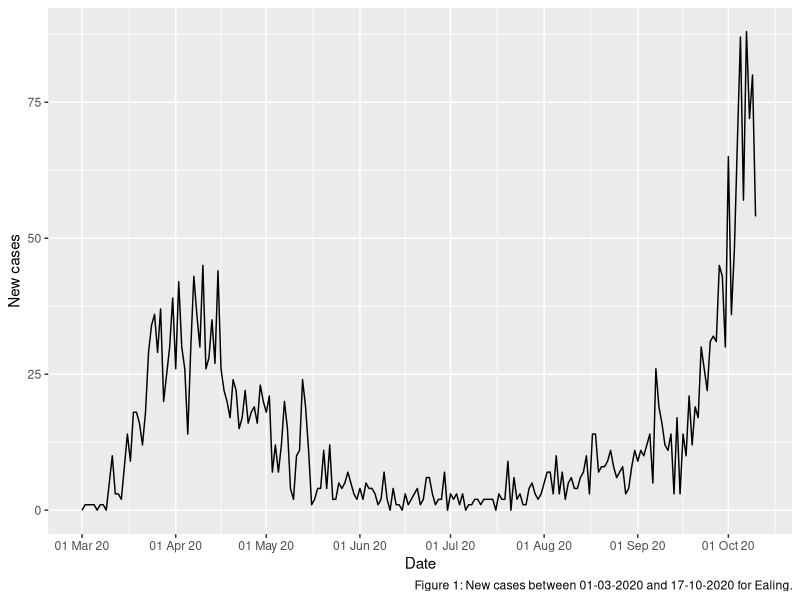
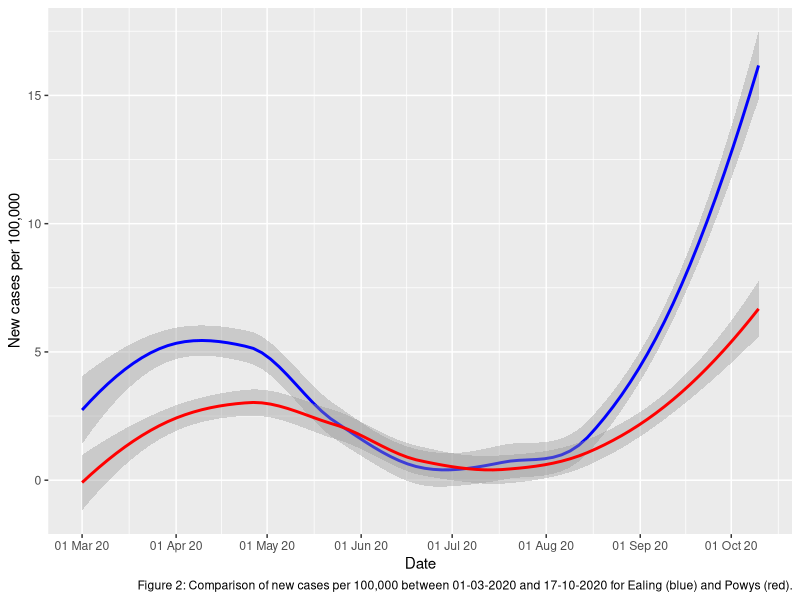

Recreate these plots in R, in order.
## ---- chunk 1
library(tidyverse)
library(knitr)
## ---- chunk 2
#Create the vector of 25 numbers listed on the question paper
nums <- c(NA, 3, 4, 4, 5, 2, 4, NA, 6, 3, 5, 4, 0, 5, 7, 5, NA, 5, 2, 4, NA, 
          3, 3, 5, NA)
#Create a new vector of the same numbers, this time with missing values (NA 
#values) omitted
nums_new <- nums[!is.na(nums)]
#Check if all responses are strongly agree or strongly disagree
all(nums_new %>% is.element(c(1,7)))
## ---- chunk 3
#Return the positions in the vector of elements that are participants responding 
#somehow agree or stronger (5 or greater).
which(nums_new >= 5)
## ---- chunk 4
#Load the installed library "palmerpenguins"
library(palmerpenguins)
## ---- chunk 5
#Create a table to show species, island, bill length and body mass of the 10 
#Gentoo penguins with the highest body mass
gentoo_penguins <- penguins %>%
  #Only want the table to show species, island, bill length and body mass
  select(species, island, bill_length_mm, body_mass_g) %>%
  #Only display rows of Gentoo penguins
  filter(species == "Gentoo") %>%
  #Arrange the rows by body mass largest to smallest
  arrange(-body_mass_g) %>%
  #Take the first 10 values, i.e. the 10 Gentoo penguins with the largest body 
  #mass
  slice_head(n = 10)

#Display the table
kable(gentoo_penguins)
## ---- chunk 6
#Create a table of the average bill length per island ordered by average bill 
#length
island_bill_length <- penguins %>%
  #Only considering island and bill length
  select(island, bill_length_mm) %>%
  #Remove NA values to correctly summarise
  filter(!is.na(bill_length_mm)) %>%
  #Group rows by island
  group_by(island) %>%
  #Summarise the islands by the average bill length
  summarise(
    avg_bill_length_mm = mean(bill_length_mm)
  ) %>%
  #Arrange the table by highest to lowest average bill length
  arrange(-avg_bill_length_mm)

#Display the table
kable(island_bill_length)
## ---- chunk 7
#Create a table to show the maximum, median and minimum proportion between bill 
#length and bill depth by species
bill_ratios <- penguins %>%
  #Only considering species, bill length and bill depth
  select(species, bill_length_mm, bill_depth_mm) %>%
  #Remove any rows with NA values to correctly summarise
  filter(!is.na(bill_length_mm), !is.na(bill_depth_mm)) %>%
  #Calculate and create a column for the bill ratio of each penguin
  mutate(
    bill_ratio = bill_length_mm / bill_depth_mm
  ) %>%
  #Group rows by species
  group_by(species) %>%
  #Summarise each species with their minimum, median, and maximum bill ratios
  summarise(
    min_proportion = min(bill_ratio),
    median_proportion = median(bill_ratio),
    max_proportion = max(bill_ratio)
  )

#Display the table
kable(bill_ratios)
## ---- chunk 8
#Load the csv data to a variable
covid_data <- read_csv("covid19_cases_20200301_20201017.csv")
## ---- chunk 9
#Store this complete table that is being created into the variable
#named Ealing_complete_covid_data
Ealing_complete_covid_data <- covid_data %>%
  #Create complete table with a row for each day and area
  complete(specimen_date, area_name) %>%
  #Arrange the table by area name (A-Z) and specimen date (oldest to newest)
  arrange(area_name, specimen_date) %>%
  #Group by area name to avoid the risk of filling NA values in a later step 
  #with values from a different area
  group_by(area_name) %>%
  #Fill NA values of new and cumulative cases with the value of the previous 
  #date for that area, if possible
  fill(newCasesBySpecimenDate, cumCasesBySpecimenDate) %>%
  #Replace any remaining NA values with 0
  replace_na(list(newCasesBySpecimenDate = 0, 
                         cumCasesBySpecimenDate = 0)
                    ) %>%
  #Subset the assigned area
  filter(area_name == "Ealing") %>%
  #Ungroup to drop area_name column
  ungroup() %>%
  #Drop area_name column
  select(-area_name)

#Display the first five rows
Ealing_complete_covid_data %>%
  slice_head(n = 5) %>%
  kable()
## ---- chunk 10
#Create a copy of Ealing_covid_data as a new variable
Ealing_day_before <- Ealing_complete_covid_data %>%
  #Create new column reporting the day after the date reported in Specimen_date
  #column
  mutate(
    day_to_match = specimen_date + 1
  ) %>%
  #Drop the columns specimen_date and cumCasesBySpecimenDate
  select(-specimen_date, -cumCasesBySpecimenDate) %>%
  #Rename the newCasesBySpecimen date to newCases_day_before
  rename(newCases_day_before = newCasesBySpecimenDate)

#Store this table that is being created into the variable named 
#Ealing_covid_development
Ealing_covid_development <- Ealing_complete_covid_data %>%
  #Join this table with Ealing_complete_covid_data where day_to_match is equal 
  #to specimen_date
  full_join(
    Ealing_day_before,
    by = c("specimen_date" = "day_to_match")
  ) %>%
  #Create new calculated column of new cases as a percentage of the number of 
  #cases of the previous day
  mutate(
    As_percentage_of_day_before = (
      newCasesBySpecimenDate/newCases_day_before
      )*100
  )

#Display the first five lines of each table
Ealing_day_before %>%
  slice_head(n = 5)
Ealing_covid_development %>%
  #dropping cumCasesBySpecimenDate so that As_percentage_of_day_before can be
  #displayed
  select(-cumCasesBySpecimenDate) %>%
  slice_head(n = 5)
## ---- chunk 11
#Replace "Inf" values in As_percentage_of_day_before with NaN
Ealing_covid_development$As_percentage_of_day_before[
  is.infinite(Ealing_covid_development$As_percentage_of_day_before)
  ] <- NaN

#Display the first 10 lines
Ealing_covid_development %>%
  #dropping cumCasesBySpecimenDate so that As_percentage_of_day_before can be
  #displayed
  select(-cumCasesBySpecimenDate) %>%
  slice_head(n = 5)
## ---- chunk 12
ggplot(Ealing_covid_development, 
       aes(x = specimen_date, y = newCasesBySpecimenDate)
       ) +
  geom_line() +
  scale_x_date(date_breaks = "1 month", date_labels = "%d %b %y") +
  labs(x = "Date",
       y = "New cases",
       caption = "Figure 1: New cases between 01-03-2020 and 17-10-2020 for Ealing.")
## ---- chunk 13
#Load the csv data to a variable
lad_pop <- read_csv("lad19_population.csv")
## ---- chunk 14
#Join the local authority info with the covid_data
lad_covid <- lad_pop %>%
  full_join(
    covid_data,
    by = c("lad19_area_name" = "area_name")
  )
## ---- chunk 15
Ealing_covid_pop <- lad_covid %>%
  #Include only rows related to Ealing from lad_covid
  filter(lad19_area_name == "Ealing") %>%
  #Consider only the area_population and specimen_date column
  select(area_population, specimen_date) %>%
  #Join the area population details onto Ealing_covid_development from Q3.3
  full_join(
    Ealing_covid_development,
    by = c("specimen_date" = "specimen_date")
  ) %>%
  #Calculate new column reporting new daily cases per 100k
  mutate(
    new_cases_per_100k = (newCasesBySpecimenDate/area_population)*100000
  )
## ---- chunk 16
#First of all, I need the complete table containing a row for each day and area
complete_covid_data <- covid_data %>%
  #Create complete table with a row for each day and area
  complete(specimen_date, area_name) %>%
  #Arrange the table by area name (A-Z) and specimen date (oldest to newest)
  arrange(area_name, specimen_date) %>%
  #Group by area name to avoid the risk of filling NA values in a later step 
  #with values from a different area
  group_by(area_name) %>%
  #Fill NA values of new and cumulative cases with the value of the previous 
  #date for that area, if possible
  fill(newCasesBySpecimenDate, cumCasesBySpecimenDate) %>%
  #Replace any remaining NA values with 0
  replace_na(list(newCasesBySpecimenDate = 0, 
                         cumCasesBySpecimenDate = 0)
                    )
## ---- chunk 17
Area_complete_covid_data <- function(area) {
  complete_covid_data %>%
  #Subset the assigned area
  filter(area_name == area) %>%
  #Ungroup to drop area_name column
  ungroup() %>%
  #Drop area_name column
  select(-area_name)
}
## ---- chunk 18
Area_covid_development <- function(area) {
  covid_dev <- Area_complete_covid_data(area) %>%
  #Create new column reporting the day after the date reported in Specimen_date
  #column
  mutate(
    day_to_match = specimen_date + 1
  ) %>%
  #Drop the columns specimen_date and cumCasesBySpecimenDate
  select(-specimen_date, -cumCasesBySpecimenDate) %>%
  #Rename the newCasesBySpecimen date to newCases_day_before
  rename(newCases_day_before = newCasesBySpecimenDate) %>%
  #Join this table with Ealing_complete_covid_data where day_to_match is equal 
  #to specimen_date
  full_join(
    Area_complete_covid_data(area),
    by = c("day_to_match" = "specimen_date")
  ) %>%
  #Create new calculated column of new cases as a percentage of the number of 
  #cases of the previous day
  mutate(
    As_percentage_of_day_before = (
      newCasesBySpecimenDate/newCases_day_before
      )*100
  )
  
  #Replace "Inf" values in covid_dev with NaN
  covid_dev$As_percentage_of_day_before[
  is.infinite(covid_dev$As_percentage_of_day_before)
  ] <- NaN
  
  covid_dev
}
## ---- chunk 19
Area_covid_pop <- function(area) {
  covid_pop <- lad_covid %>%
    #Include only rows related to the input area
    filter(lad19_area_name == area) %>%
    #Take only area_population and specimen_date
    select(area_population, specimen_date) %>%
    #Join the area population details onto Ealing_covid_development from Q3.3
    full_join(
      Area_covid_development(area),
      by = c("specimen_date" = "day_to_match")
    ) %>%
    mutate(
      new_cases_per_100k = (newCasesBySpecimenDate/area_population)*100000
    )
}

Powys_covid_pop <- Area_covid_pop("Powys")
## ---- chunk 20
Ealing_v_Powys <- Ealing_covid_pop %>%
  full_join(Area_covid_pop("Powys"),
            by = c("specimen_date" = "specimen_date")
  )
## ---- chunk 21
#Select specimen_date and the columns displaying new cases per 100,000 for each
#area.
Ealing_v_Powys_per_100k <- Ealing_v_Powys %>%
  select(specimen_date, new_cases_per_100k.x, new_cases_per_100k.y) %>%
  #Rename the columns to be clear what they represent
  rename(Ealing_new_cases_per_100k = new_cases_per_100k.x, 
         Powys_new_cases_per_100k = new_cases_per_100k.y
         )

#Plot both new case rates per 100,000 people per day on the same chart
Ealing_v_Powys_per_100k %>%
  ggplot(aes(x = specimen_date)) +
  geom_smooth(aes(y = Ealing_new_cases_per_100k), colour = 'blue') +
  geom_smooth(aes(y = Powys_new_cases_per_100k), colour = 'red') +
  scale_x_date(date_breaks = "1 month", date_labels = "%d %b %y") +
  labs(x = "Date",
       y = "New cases per 100,000",
       caption = "Figure 2: Comparison of new cases per 100,000 between 01-03-2020 and 17-10-2020 for Ealing (blue) and Powys (red).")
